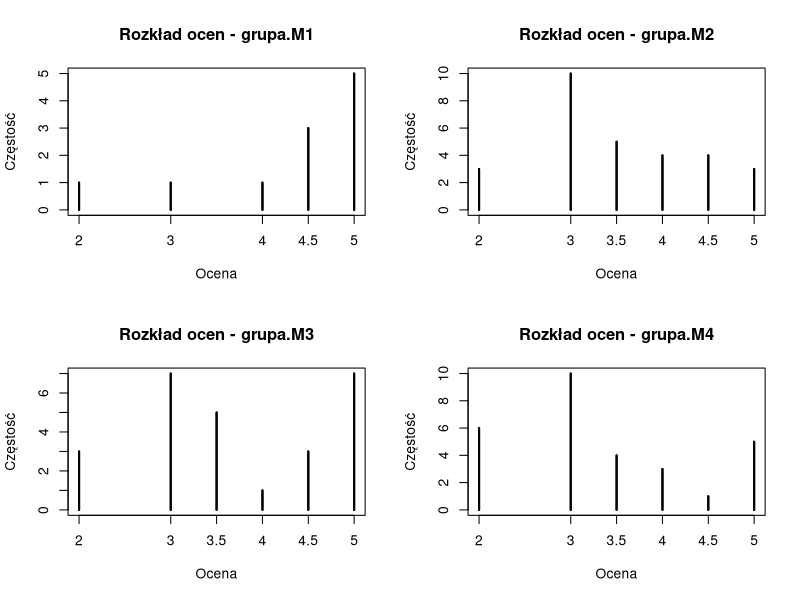
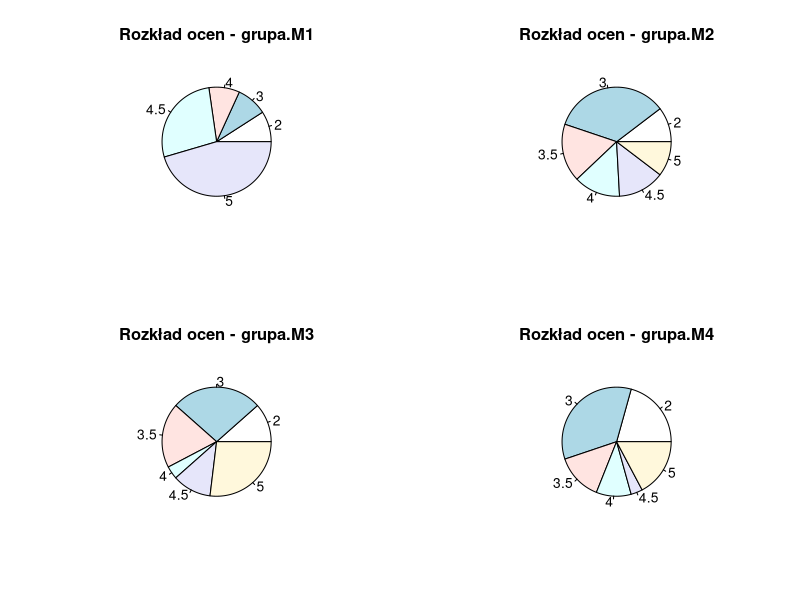
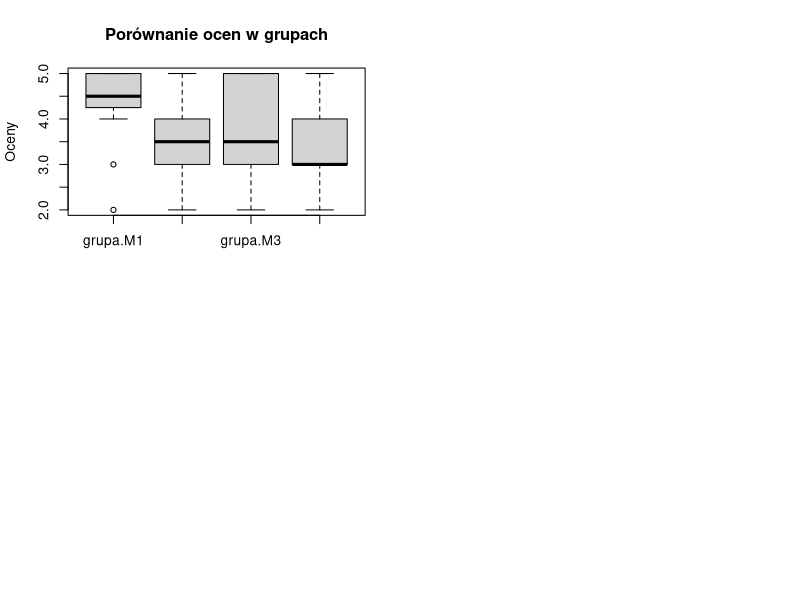

R code for these plots, in order:
# a) Wczytanie i przygotowanie danych
oceny <- read.csv("oceny.csv", sep=";", header=TRUE, dec=",")

class(oceny)
str(oceny)

# c) Szeregi rozdzielcze punktowe dla każdej grupy
for(grupa in names(oceny)) {
    cat("\nRozkład ocen w grupie", grupa, ":\n")
    print(table(oceny[[grupa]]))
}

# d) Diagramy odcinkowe
par(mfrow=c(2,2))  # układ 2x2 dla wykresów
for(grupa in names(oceny)) {
    tab <- table(oceny[[grupa]])
    plot(tab, type="h",
         main=paste("Rozkład ocen -", grupa),
         xlab="Ocena",
         ylab="Częstość",
         lwd=2)
    points(tab, pch=19)
}

# e) Wykresy kołowe
par(mfrow=c(2,2))
for(grupa in names(oceny)) {
    pie(table(oceny[[grupa]]),
        main=paste("Rozkład ocen -", grupa))
}

# f) Podstawowe miary statystyczne
for(grupa in names(oceny)) {
    cat("\nStatystyki dla grupy", grupa, ":\n")
    cat("Liczba studentów:", sum(!is.na(oceny[[grupa]])), "\n")
    cat("Średnia:", mean(oceny[[grupa]], na.rm=TRUE), "\n")
    cat("Mediana:", median(oceny[[grupa]], na.rm=TRUE), "\n")
    cat("Odch. std:", sd(oceny[[grupa]], na.rm=TRUE), "\n")
    cat("Q1:", quantile(oceny[[grupa]], 0.25, na.rm=TRUE), "\n")
    cat("Q3:", quantile(oceny[[grupa]], 0.75, na.rm=TRUE), "\n")
}

# g) Wykres pudełkowy
boxplot(oceny,
        main="Porównanie ocen w grupach",
        ylab="Oceny")